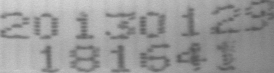
#> input picture test/1.bmp, 274 x 73 px
$ python myresize.py
#> lines starting #> are read from the running program, lines starting #| are printed output that depends on the picture
import cv2
import numpy as np
img = cv2.imread('test/1.bmp',cv2.IMREAD_GRAYSCALE)
#> img is the input picture: shape (73, 274); min 86, max 213, mean 153
base = np.shape(img)
#> base = (73, 274)

img = cv2.imread('test/extra1.bmp',cv2.IMREAD_GRAYSCALE)
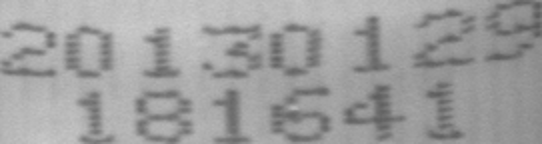
#> input picture test/extra1.bmp, 542 x 144 px
#> img is the input picture: shape (144, 542); min 90, max 204, mean 158.9
this_shape = np.shape(img)
#> this_shape = (144, 542)
#None是输出图像的尺寸大小，fx和fy是缩放因子
#cv2.INTER_CUBIC 是插值方法，一般默认为cv2.INTER_LINEAR
img = cv2.resize(img,None,fx=base[0]/this_shape[0],fy=base[1]/this_shape[1],interpolation=cv2.INTER_LINEAR)
#> img: shape (73, 275)
cv2.imwrite('resize-extra1.bmp',img)


img = cv2.imread('test/extra2.bmp',cv2.IMREAD_GRAYSCALE)
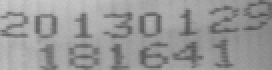
#> input picture test/extra2.bmp, 136 x 35 px (shown 2 times larger)
#> img is the input picture: shape (35, 136); min 84, max 203, mean 151.4
this_shape = np.shape(img)
#> this_shape = (35, 136)
img = cv2.resize(img,None,fx=base[0]/this_shape[0],fy=base[1]/this_shape[1],interpolation=cv2.INTER_CUBIC)
#> img: shape (71, 284)
cv2.imwrite('resize-extra2.bmp',img)
